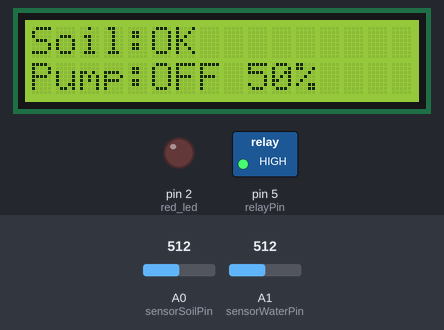
Recording of a sketch running on a simulated Arduino Uno, built with avr-gcc and run on an emulated ATmega328P. On the bench: 16×2 character LCD, switched loads named in the sketch (green lamp = pin HIGH), output pins drawn as LEDs (lit = HIGH). Inputs (shaded band) come from the test bench; at power-on: A1 (sensorWaterPin) = 512, A0 (sensorSoilPin) = 512.

Above: at 2.7 s.
2.8 s: A1 (sensorWaterPin) set to 317
At 4.1 s:
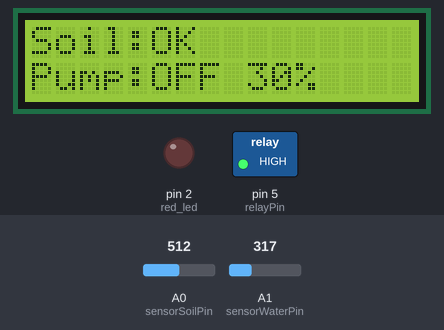
4.4 s: A1 (sensorWaterPin) set to 282
At 5.2 s:
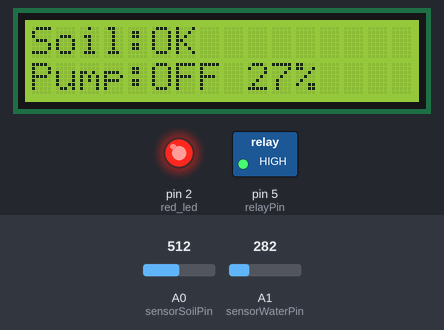
6.0 s: A0 (sensorSoilPin) set to 534
7.5 s: A0 (sensorSoilPin) set to 560
At 8.9 s:
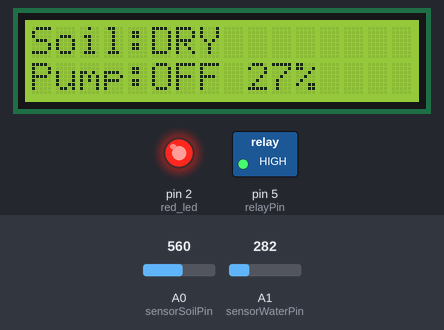
9.3 s: A1 (sensorWaterPin) set to 306
At 10.1 s:
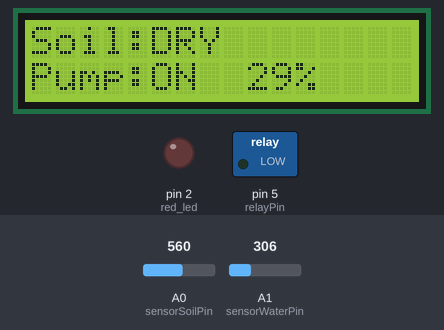
10.9 s: A0 (sensorSoilPin) set to 540
At 12.4 s:
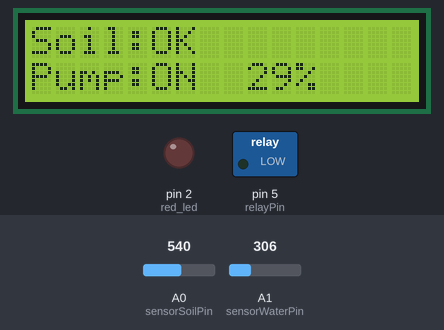
Timing chart, 0 to 13.5 s (numbered marks = the images above; inputs shaded):
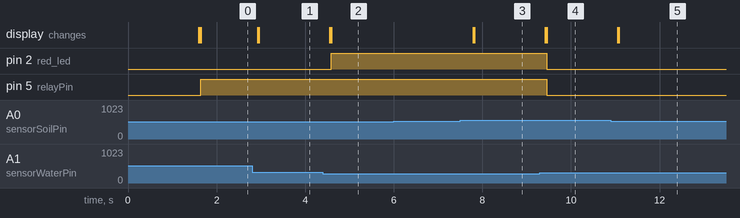

Measured:
- the behaviour switches between 300 and 299 on A1 (sensorWaterPin) (found by bisection; images 1 and 2)
- the behaviour switches between 550 and 551 on A0 (sensorSoilPin) (found by bisection; images 2 and 3)
- after the input at 2.8 s, the display: first changes after 0.13 s (image 1 shows a later state)
- after the input at 4.4 s, pin 2 (red_led): LOW → HIGH after 0.19 s; the display: first changes after 0.16 s (image 2 shows a later state)
- after the input at 6.0 s, every drawn part: stays the same
- after the input at 7.5 s, the display: first changes after 0.29 s (image 3 shows a later state)
- after the input at 9.3 s, pin 2 (red_led), pin 5 (relayPin): HIGH → LOW after 0.15 s; the display: first changes after 0.12 s (image 4 shows a later state)
- after the input at 10.9 s, the display: first changes after 0.15 s (image 5 shows a later state)

The sketch:

Plant_Feeder_Code.ino
```cpp
// CST1160 Arduino Project Year 1
// Programming Team: Saifana Kuradiela Maryam | M01088086, Khalisah Kazi | M01033590
#include <Wire.h>
#include <LiquidCrystal_I2C.h>

LiquidCrystal_I2C lcd(0x27, 16, 2);

// Pins
const int relayPin       = 5;
const int sensorSoilPin  = A0;
const int sensorWaterPin = A1;
const int red_led        = 2;

// Variables
int dampness = 0;
int waterLevel = 0;
int prevSoilState = -1;
int prevPumpState = -1;
int prevWaterPercent = -1;

// Water thresholds
const int DRY_ON_THRESHOLD  = 550;
const int WET_OFF_THRESHOLD = 420;

// Pump state memory
bool pumpOn = false;

void setup() {

  pinMode(relayPin, OUTPUT);
  pinMode(red_led, OUTPUT);

  Serial.begin(9600);

  // LCD intro
  lcd.init();
  lcd.backlight();
  lcd.setCursor(0, 0);
  lcd.print("Soil & Water");
  lcd.setCursor(0, 1);
  lcd.print("Monitor Ready");
  delay(1500);
  lcd.clear();
}

void loop() {
  dampness = analogRead(sensorSoilPin);
  delay(10);
  waterLevel = analogRead(sensorWaterPin);
  delay(10);

  // Soil states
  bool soilWet = dampness < WET_OFF_THRESHOLD;
  bool soilDry = dampness > DRY_ON_THRESHOLD;

  int soilState = soilWet ? 0 : (soilDry ? 2 : 1);

  // Water level state
  bool tankLow  = waterLevel < 300;

  // Pump
  if (soilDry && !tankLow) {
      pumpOn = true;
  }
  if (soilWet) {
      pumpOn = false;
  }
  if (tankLow) {
      pumpOn = false;
  }

  // OK state
  int pumpState = pumpOn ? 1 : 0;

  // Water tank percentage
  int waterPercent = map(waterLevel, 0, 1023, 0, 100);
  waterPercent = constrain(waterPercent, 0, 100);

  // Update LCD
  if (soilState != prevSoilState || pumpState != prevPumpState || waterPercent != prevWaterPercent) {

    lcd.clear();
    delay(3);

    lcd.setCursor(0, 0);
    lcd.print("Soil:");
    lcd.print(soilState == 0 ? "WET" : (soilState == 2 ? "DRY" : "OK "));
    delay(2);

    lcd.setCursor(0, 1);
    lcd.print("Pump:");
    lcd.print(pumpOn ? "ON " : "OFF");
    lcd.print(" ");
    lcd.print(waterPercent);
    lcd.print("%");
    delay(2);

    prevSoilState = soilState;
    prevPumpState = pumpState;
    prevWaterPercent = waterPercent;
  }

  // Relay + LED control
  digitalWrite(relayPin, pumpOn ? LOW : HIGH);
  digitalWrite(red_led, tankLow ? HIGH : LOW);

  delay(300);
}
```
